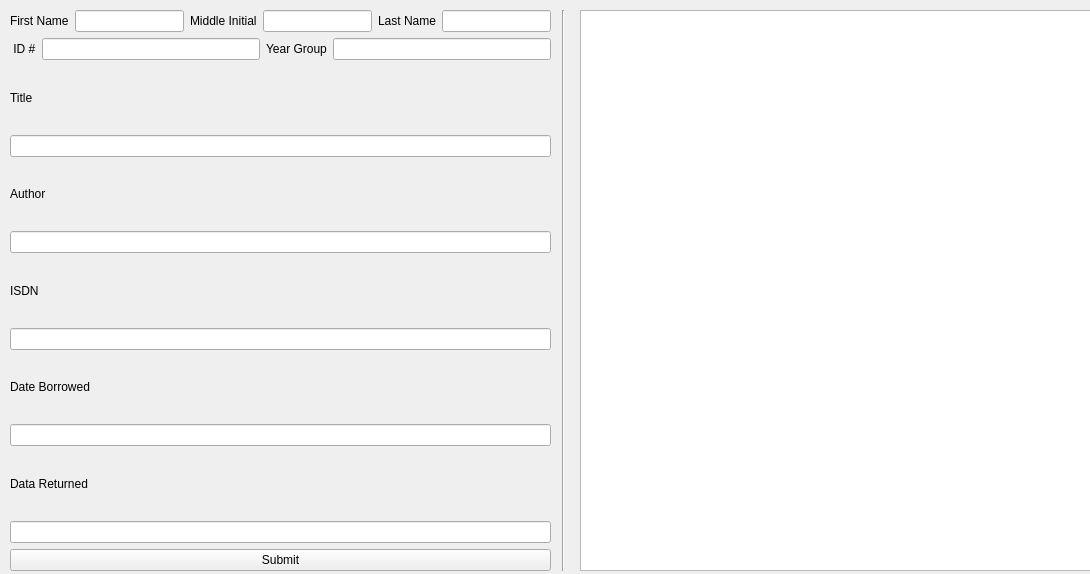
<?xml version="1.0" encoding="UTF-8"?>
<ui version="4.0">
 <class>Form</class>
 <widget class="QWidget" name="Form">
  <property name="geometry">
   <rect>
    <x>0</x>
    <y>0</y>
    <width>1090</width>
    <height>574</height>
   </rect>
  </property>
  <property name="windowTitle">
   <string>Form</string>
  </property>
  <widget class="Line" name="line">
   <property name="geometry">
    <rect>
     <x>553</x>
     <y>10</y>
     <width>20</width>
     <height>561</height>
    </rect>
   </property>
   <property name="orientation">
    <enum>Qt::Vertical</enum>
   </property>
  </widget>
  <widget class="QWidget" name="layoutWidget">
   <property name="geometry">
    <rect>
     <x>580</x>
     <y>10</y>
     <width>611</width>
     <height>561</height>
    </rect>
   </property>
   <layout class="QHBoxLayout" name="horizontalLayout_3">
    <item>
     <widget class="QTableView" name="tableView"/>
    </item>
   </layout>
  </widget>
  <widget class="QWidget" name="">
   <property name="geometry">
    <rect>
     <x>10</x>
     <y>10</y>
     <width>541</width>
     <height>561</height>
    </rect>
   </property>
   <layout class="QVBoxLayout" name="verticalLayout_3">
    <item>
     <layout class="QVBoxLayout" name="verticalLayout_2">
      <item>
       <layout class="QHBoxLayout" name="horizontalLayout">
        <item>
         <widget class="QLabel" name="label">
          <property name="text">
           <string>First Name</string>
          </property>
         </widget>
        </item>
        <item>
         <widget class="QLineEdit" name="lineEdit_7"/>
        </item>
        <item>
         <widget class="QLabel" name="label_2">
          <property name="text">
           <string>Middle Initial</string>
          </property>
         </widget>
        </item>
        <item>
         <widget class="QLineEdit" name="lineEdit"/>
        </item>
        <item>
         <widget class="QLabel" name="label_3">
          <property name="text">
           <string>Last Name</string>
          </property>
         </widget>
        </item>
        <item>
         <widget class="QLineEdit" name="lineEdit_9"/>
        </item>
       </layout>
      </item>
      <item>
       <layout class="QHBoxLayout" name="horizontalLayout_2">
        <item>
         <widget class="QLabel" name="label_4">
          <property name="text">
           <string> ID #</string>
          </property>
         </widget>
        </item>
        <item>
         <widget class="QLineEdit" name="lineEdit_5"/>
        </item>
        <item>
         <widget class="QLabel" name="label_5">
          <property name="text">
           <string>Year Group</string>
          </property>
         </widget>
        </item>
        <item>
         <widget class="QLineEdit" name="lineEdit_10"/>
        </item>
       </layout>
      </item>
      <item>
       <layout class="QVBoxLayout" name="verticalLayout">
        <item>
         <widget class="QLabel" name="label_6">
          <property name="text">
           <string>Title</string>
          </property>
         </widget>
        </item>
        <item>
         <widget class="QLineEdit" name="lineEdit_6"/>
        </item>
        <item>
         <widget class="QLabel" name="label_8">
          <property name="text">
           <string>Author</string>
          </property>
         </widget>
        </item>
        <item>
         <widget class="QLineEdit" name="lineEdit_8"/>
        </item>
        <item>
         <widget class="QLabel" name="label_10">
          <property name="text">
           <string>ISDN</string>
          </property>
         </widget>
        </item>
        <item>
         <widget class="QLineEdit" name="lineEdit_11"/>
        </item>
        <item>
         <widget class="QLabel" name="label_7">
          <property name="text">
           <string>Date Borrowed</string>
          </property>
         </widget>
        </item>
        <item>
         <widget class="QLineEdit" name="lineEdit_3"/>
        </item>
        <item>
         <widget class="QLabel" name="label_9">
          <property name="text">
           <string>Data Returned</string>
          </property>
         </widget>
        </item>
        <item>
         <widget class="QLineEdit" name="lineEdit_12"/>
        </item>
       </layout>
      </item>
     </layout>
    </item>
    <item>
     <widget class="QPushButton" name="pushButton">
      <property name="text">
       <string>Submit</string>
      </property>
     </widget>
    </item>
   </layout>
  </widget>
 </widget>
 <resources/>
 <connections/>
</ui>
